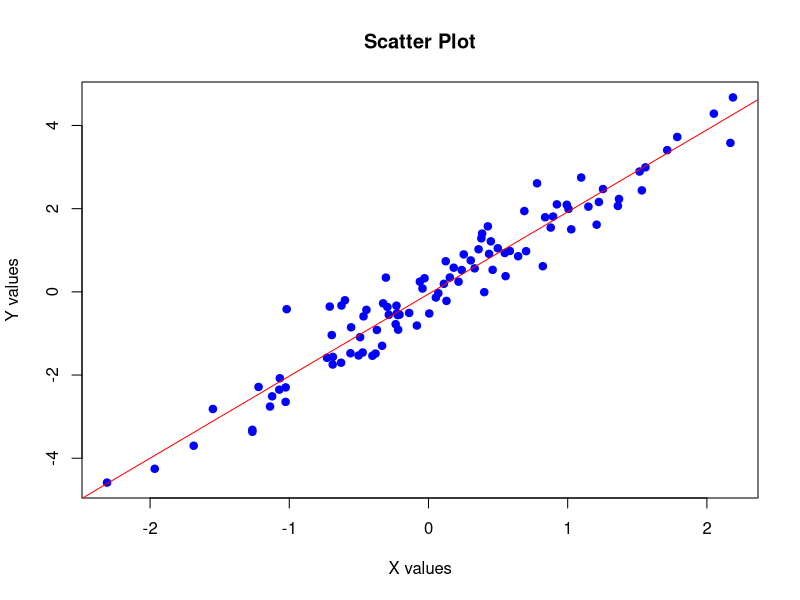

Source code (R):
# R script to create a scatter plot and save it with a random filename

# Generate random data
set.seed(123)  # For reproducible random results
x <- rnorm(100)
y <- 2 * x + rnorm(100, sd = 0.5)  # y is related to x with some noise

# Generate a random filename
random_string <- paste(sample(c(letters, LETTERS, 0:9), 10, replace = TRUE), collapse = "")
plot_filename <- paste0("/workspace/plot_", random_string, ".png")

# Create the scatter plot
png(plot_filename, width = 800, height = 600)
plot(x, y, 
     main = "Scatter Plot", 
     xlab = "X values", 
     ylab = "Y values",
     pch = 19,  # solid circles
     col = "blue")
abline(lm(y ~ x), col = "red")  # Add regression line
dev.off()

cat("Scatter plot saved to:", plot_filename, "\n")
